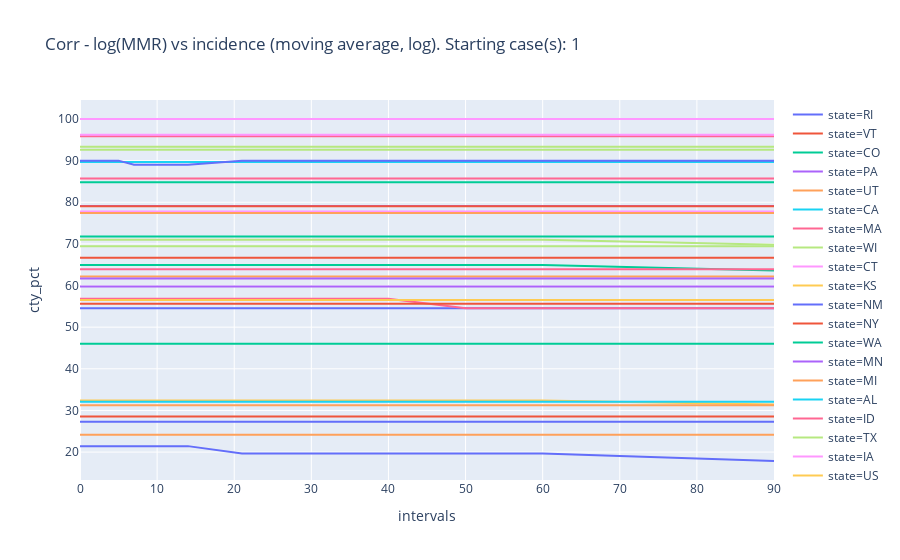

The code cell stored with this chart in its notebook:
### Code cell
fig = px.line(df, x="intervals", y="cty_pct", color='state',title=title_name)
with open('covid_mmr_' + t.strftime('%m%d%y%H%M')+'.html', 'a') as f:
        f.write(fig.to_html(full_html=False, include_plotlyjs='cdn'))
fig.show()

### Figure 1 — Plotly figure (JSON) as saved in the notebook; plotly's stock layout.template omitted (floating-point values rounded to 4 significant figures)
{"data": [{"hoverlabel": {"namelength": 0}, "hovertemplate": "state=RI<br>intervals=%{x}<br>cty_pct=%{y}", "legendgroup": "state=RI", "line": {"color": "#636efa", "dash": "solid"}, "mode": "lines", "name": "state=RI", "showlegend": true, "type": "scatter", "x": [0, 3, 5, 7, 10, 14, 21, 30, 40, 50, 60, 90], "xaxis": "x", "y": [100, 100, 100, 100, 100, 100, 100, 100, 100, 100, 100, 100], "yaxis": "y"}, {"hoverlabel": {"namelength": 0}, "hovertemplate": "state=VT<br>intervals=%{x}<br>cty_pct=%{y}", "legendgroup": "state=VT", "line": {"color": "#EF553B", "dash": "solid"}, "mode": "lines", "name": "state=VT", "showlegend": true, "type": "scatter", "x": [0, 3, 5, 7, 10, 14, 21, 30, 40, 50, 60, 90], "xaxis": "x", "y": [28.57, 28.57, 28.57, 28.57, 28.57, 28.57, 28.57, 28.57, 28.57, 28.57, 28.57, 28.57], "yaxis": "y"}, {"hoverlabel": {"namelength": 0}, "hovertemplate": "state=CO<br>intervals=%{x}<br>cty_pct=%{y}", "legendgroup": "state=CO", "line": {"color": "#00cc96", "dash": "solid"}, "mode": "lines", "name": "state=CO", "showlegend": true, "type": "scatter", "x": [0, 3, 5, 7, 10, 14, 21, 30, 40, 50, 60, 90], "xaxis": "x", "y": [46.03, 46.03, 46.03, 46.03, 46.03, 46.03, 46.03, 46.03, 46.03, 46.03, 46.03, 46.03], "yaxis": "y"}, {"hoverlabel": {"namelength": 0}, "hovertemplate": "state=PA<br>intervals=%{x}<br>cty_pct=%{y}", "legendgroup": "state=PA", "line": {"color": "#ab63fa", "dash": "solid"}, "mode": "lines", "name": "state=PA", "showlegend": true, "type": "scatter", "x": [0, 3, 5, 7, 10, 14, 21, 30, 40, 50, 60, 90], "xaxis": "x", "y": [79.1, 79.1, 79.1, 79.1, 79.1, 79.1, 79.1, 79.1, 79.1, 79.1, 79.1, 79.1], "yaxis": "y"}, {"hoverlabel": {"namelength": 0}, "hovertemplate": "state=UT<br>intervals=%{x}<br>cty_pct=%{y}", "legendgroup": "state=UT", "line": {"color": "#FFA15A", "dash": "solid"}, "mode": "lines", "name": "state=UT", "showlegend": true, "type": "scatter", "x": [0, 3, 5, 7, 10, 14, 21, 30, 40, 50, 60, 90], "xaxis": "x", "y": [24.14, 24.14, 24.14, 24.14, 24.14, 24.14, 24.14, 24.14, 24.14, 24.14, 24.14, 24.14], "yaxis": "y"}, {"hoverlabel": {"namelength": 0}, "hovertemplate": "state=CA<br>intervals=%{x}<br>cty_pct=%{y}", "legendgroup": "state=CA", "line": {"color": "#19d3f3", "dash": "solid"}, "mode": "lines", "name": "state=CA", "showlegend": true, "type": "scatter", "x": [0, 3, 5, 7, 10, 14, 21, 30, 40, 50, 60, 90], "xaxis": "x", "y": [89.66, 89.66, 89.66, 89.66, 89.66, 89.66, 89.66, 89.66, 89.66, 89.66, 89.66, 89.66], "yaxis": "y"}, {"hoverlabel": {"namelength": 0}, "hovertemplate": "state=MA<br>intervals=%{x}<br>cty_pct=%{y}", "legendgroup": "state=MA", "line": {"color": "#FF6692", "dash": "solid"}, "mode": "lines", "name": "state=MA", "showlegend": true, "type": "scatter", "x": [0, 3, 5, 7, 10, 14, 21, 30, 40, 50, 60, 90], "xaxis": "x", "y": [85.71, 85.71, 85.71, 85.71, 85.71, 85.71, 85.71, 85.71, 85.71, 85.71, 85.71, 85.71], "yaxis": "y"}, {"hoverlabel": {"namelength": 0}, "hovertemplate": "state=WI<br>intervals=%{x}<br>cty_pct=%{y}", "legendgroup": "state=WI", "line": {"color": "#B6E880", "dash": "solid"}, "mode": "lines", "name": "state=WI", "showlegend": true, "type": "scatter", "x": [0, 3, 5, 7, 10, 14, 21, 30, 40, 50, 60, 90], "xaxis": "x", "y": [69.44, 69.44, 69.44, 69.44, 69.44, 69.44, 69.44, 69.44, 69.44, 69.44, 69.44, 69.44], "yaxis": "y"}, {"hoverlabel": {"namelength": 0}, "hovertemplate": "state=CT<br>intervals=%{x}<br>cty_pct=%{y}", "legendgroup": "state=CT", "line": {"color": "#FF97FF", "dash": "solid"}, "mode": "lines", "name": "state=CT", "showlegend": true, "type": "scatter", "x": [0, 3, 5, 7, 10, 14, 21, 30, 40, 50, 60, 90], "xaxis": "x", "y": [100, 100, 100, 100, 100, 100, 100, 100, 100, 100, 100, 100], "yaxis": "y"}, {"hoverlabel": {"namelength": 0}, "hovertemplate": "state=KS<br>intervals=%{x}<br>cty_pct=%{y}", "legendgroup": "state=KS", "line": {"color": "#FECB52", "dash": "solid"}, "mode": "lines", "name": "state=KS", "showlegend": true, "type": "scatter", "x": [0, 3, 5, 7, 10, 14, 21, 30, 40, 50, 60, 90], "xaxis": "x", "y": [32.38, 32.38, 32.38, 32.38, 32.38, 32.38, 32.38, 32.38, 32.38, 32.38, 32.38, 31.43], "yaxis": "y"}, {"hoverlabel": {"namelength": 0}, "hovertemplate": "state=NM<br>intervals=%{x}<br>cty_pct=%{y}", "legendgroup": "state=NM", "line": {"color": "#636efa", "dash": "solid"}, "mode": "lines", "name": "state=NM", "showlegend": true, "type": "scatter", "x": [0, 3, 5, 7, 10, 14, 21, 30, 40, 50, 60, 90], "xaxis": "x", "y": [54.55, 54.55, 54.55, 54.55, 54.55, 54.55, 54.55, 54.55, 54.55, 54.55, 54.55, 54.55], "yaxis": "y"}, {"hoverlabel": {"namelength": 0}, "hovertemplate": "state=NY<br>intervals=%{x}<br>cty_pct=%{y}", "legendgroup": "state=NY", "line": {"color": "#EF553B", "dash": "solid"}, "mode": "lines", "name": "state=NY", "showlegend": true, "type": "scatter", "x": [0, 3, 5, 7, 10, 14, 21, 30, 40, 50, 60, 90], "xaxis": "x", "y": [79.03, 79.03, 79.03, 79.03, 79.03, 79.03, 79.03, 79.03, 79.03, 79.03, 79.03, 79.03], "yaxis": "y"}, {"hoverlabel": {"namelength": 0}, "hovertemplate": "state=WA<br>intervals=%{x}<br>cty_pct=%{y}", "legendgroup": "state=WA", "line": {"color": "#00cc96", "dash": "solid"}, "mode": "lines", "name": "state=WA", "showlegend": true, "type": "scatter", "x": [0, 3, 5, 7, 10, 14, 21, 30, 40, 50, 60, 90], "xaxis": "x", "y": [71.79, 71.79, 71.79, 71.79, 71.79, 71.79, 71.79, 71.79, 71.79, 71.79, 71.79, 71.79], "yaxis": "y"}, {"hoverlabel": {"namelength": 0}, "hovertemplate": "state=MN<br>intervals=%{x}<br>cty_pct=%{y}", "legendgroup": "state=MN", "line": {"color": "#ab63fa", "dash": "solid"}, "mode": "lines", "name": "state=MN", "showlegend": true, "type": "scatter", "x": [0, 3, 5, 7, 10, 14, 21, 30, 40, 50, 60, 90], "xaxis": "x", "y": [59.77, 59.77, 59.77, 59.77, 59.77, 59.77, 59.77, 59.77, 59.77, 59.77, 59.77, 59.77], "yaxis": "y"}, {"hoverlabel": {"namelength": 0}, "hovertemplate": "state=MI<br>intervals=%{x}<br>cty_pct=%{y}", "legendgroup": "state=MI", "line": {"color": "#FFA15A", "dash": "solid"}, "mode": "lines", "name": "state=MI", "showlegend": true, "type": "scatter", "x": [0, 3, 5, 7, 10, 14, 21, 30, 40, 50, 60, 90], "xaxis": "x", "y": [62.2, 62.2, 62.2, 62.2, 62.2, 62.2, 62.2, 62.2, 62.2, 62.2, 62.2, 62.2], "yaxis": "y"}, {"hoverlabel": {"namelength": 0}, "hovertemplate": "state=AL<br>intervals=%{x}<br>cty_pct=%{y}", "legendgroup": "state=AL", "line": {"color": "#19d3f3", "dash": "solid"}, "mode": "lines", "name": "state=AL", "showlegend": true, "type": "scatter", "x": [0, 3, 5, 7, 10, 14, 21, 30, 40, 50, 60, 90], "xaxis": "x", "y": [100, 100, 100, 100, 100, 100, 100, 100, 100, 100, 100, 100], "yaxis": "y"}, {"hoverlabel": {"namelength": 0}, "hovertemplate": "state=ID<br>intervals=%{x}<br>cty_pct=%{y}", "legendgroup": "state=ID", "line": {"color": "#FF6692", "dash": "solid"}, "mode": "lines", "name": "state=ID", "showlegend": true, "type": "scatter", "x": [0, 3, 5, 7, 10, 14, 21, 30, 40, 50, 60, 90], "xaxis": "x", "y": [56.82, 56.82, 56.82, 56.82, 56.82, 56.82, 56.82, 56.82, 56.82, 54.55, 54.55, 54.55], "yaxis": "y"}, {"hoverlabel": {"namelength": 0}, "hovertemplate": "state=TX<br>intervals=%{x}<br>cty_pct=%{y}", "legendgroup": "state=TX", "line": {"color": "#B6E880", "dash": "solid"}, "mode": "lines", "name": "state=TX", "showlegend": true, "type": "scatter", "x": [0, 3, 5, 7, 10, 14, 21, 30, 40, 50, 60, 90], "xaxis": "x", "y": [71.02, 71.02, 71.02, 71.02, 71.02, 71.02, 71.02, 71.02, 71.02, 71.02, 71.02, 69.8], "yaxis": "y"}, {"hoverlabel": {"namelength": 0}, "hovertemplate": "state=IA<br>intervals=%{x}<br>cty_pct=%{y}", "legendgroup": "state=IA", "line": {"color": "#FF97FF", "dash": "solid"}, "mode": "lines", "name": "state=IA", "showlegend": true, "type": "scatter", "x": [0, 3, 5, 7, 10, 14, 21, 30, 40, 50, 60, 90], "xaxis": "x", "y": [77.78, 77.78, 77.78, 77.78, 77.78, 77.78, 77.78, 77.78, 77.78, 77.78, 77.78, 77.78], "yaxis": "y"}, {"hoverlabel": {"namelength": 0}, "hovertemplate": "state=US<br>intervals=%{x}<br>cty_pct=%{y}", "legendgroup": "state=US", "line": {"color": "#FECB52", "dash": "solid"}, "mode": "lines", "name": "state=US", "showlegend": true, "type": "scatter", "x": [0, 3, 5, 7, 10, 14, 21, 30, 40, 50, 60, 90], "xaxis": "x", "y": [100, 100, 100, 100, 100, 100, 100, 100, 100, 100, 100, 100], "yaxis": "y"}, {"hoverlabel": {"namelength": 0}, "hovertemplate": "state=SD<br>intervals=%{x}<br>cty_pct=%{y}", "legendgroup": "state=SD", "line": {"color": "#636efa", "dash": "solid"}, "mode": "lines", "name": "state=SD", "showlegend": true, "type": "scatter", "x": [0, 3, 5, 7, 10, 14, 21, 30, 40, 50, 60, 90], "xaxis": "x", "y": [27.27, 27.27, 27.27, 27.27, 27.27, 27.27, 27.27, 27.27, 27.27, 27.27, 27.27, 27.27], "yaxis": "y"}, {"hoverlabel": {"namelength": 0}, "hovertemplate": "state=IL<br>intervals=%{x}<br>cty_pct=%{y}", "legendgroup": "state=IL", "line": {"color": "#EF553B", "dash": "solid"}, "mode": "lines", "name": "state=IL", "showlegend": true, "type": "scatter", "x": [0, 3, 5, 7, 10, 14, 21, 30, 40, 50, 60, 90], "xaxis": "x", "y": [66.67, 66.67, 66.67, 66.67, 66.67, 66.67, 66.67, 66.67, 66.67, 66.67, 66.67, 66.67], "yaxis": "y"}, {"hoverlabel": {"namelength": 0}, "hovertemplate": "state=OK<br>intervals=%{x}<br>cty_pct=%{y}", "legendgroup": "state=OK", "line": {"color": "#00cc96", "dash": "solid"}, "mode": "lines", "name": "state=OK", "showlegend": true, "type": "scatter", "x": [0, 3, 5, 7, 10, 14, 21, 30, 40, 50, 60, 90], "xaxis": "x", "y": [64.94, 64.94, 64.94, 64.94, 64.94, 64.94, 64.94, 64.94, 64.94, 64.94, 64.94, 63.64], "yaxis": "y"}, {"hoverlabel": {"namelength": 0}, "hovertemplate": "state=KY<br>intervals=%{x}<br>cty_pct=%{y}", "legendgroup": "state=KY", "line": {"color": "#ab63fa", "dash": "solid"}, "mode": "lines", "name": "state=KY", "showlegend": true, "type": "scatter", "x": [0, 3, 5, 7, 10, 14, 21, 30, 40, 50, 60, 90], "xaxis": "x", "y": [61.67, 61.67, 61.67, 61.67, 61.67, 61.67, 61.67, 61.67, 61.67, 61.67, 61.67, 61.67], "yaxis": "y"}, {"hoverlabel": {"namelength": 0}, "hovertemplate": "state=ME<br>intervals=%{x}<br>cty_pct=%{y}", "legendgroup": "state=ME", "line": {"color": "#FFA15A", "dash": "solid"}, "mode": "lines", "name": "state=ME", "showlegend": true, "type": "scatter", "x": [0, 3, 5, 7, 10, 14, 21, 30, 40, 50, 60, 90], "xaxis": "x", "y": [31.25, 31.25, 31.25, 31.25, 31.25, 31.25, 31.25, 31.25, 31.25, 31.25, 31.25, 31.25], "yaxis": "y"}, {"hoverlabel": {"namelength": 0}, "hovertemplate": "state=NJ<br>intervals=%{x}<br>cty_pct=%{y}", "legendgroup": "state=NJ", "line": {"color": "#19d3f3", "dash": "solid"}, "mode": "lines", "name": "state=NJ", "showlegend": true, "type": "scatter", "x": [0, 3, 5, 7, 10, 14, 21, 30, 40, 50, 60, 90], "xaxis": "x", "y": [100, 100, 100, 100, 100, 100, 100, 100, 100, 100, 100, 100], "yaxis": "y"}, {"hoverlabel": {"namelength": 0}, "hovertemplate": "state=MD<br>intervals=%{x}<br>cty_pct=%{y}", "legendgroup": "state=MD", "line": {"color": "#FF6692", "dash": "solid"}, "mode": "lines", "name": "state=MD", "showlegend": true, "type": "scatter", "x": [0, 3, 5, 7, 10, 14, 21, 30, 40, 50, 60, 90], "xaxis": "x", "y": [95.83, 95.83, 95.83, 95.83, 95.83, 95.83, 95.83, 95.83, 95.83, 95.83, 95.83, 95.83], "yaxis": "y"}, {"hoverlabel": {"namelength": 0}, "hovertemplate": "state=AZ<br>intervals=%{x}<br>cty_pct=%{y}", "legendgroup": "state=AZ", "line": {"color": "#B6E880", "dash": "solid"}, "mode": "lines", "name": "state=AZ", "showlegend": true, "type": "scatter", "x": [0, 3, 5, 7, 10, 14, 21, 30, 40, 50, 60, 90], "xaxis": "x", "y": [93.33, 93.33, 93.33, 93.33, 93.33, 93.33, 93.33, 93.33, 93.33, 93.33, 93.33, 93.33], "yaxis": "y"}, {"hoverlabel": {"namelength": 0}, "hovertemplate": "state=GA<br>intervals=%{x}<br>cty_pct=%{y}", "legendgroup": "state=GA", "line": {"color": "#FF97FF", "dash": "solid"}, "mode": "lines", "name": "state=GA", "showlegend": true, "type": "scatter", "x": [0, 3, 5, 7, 10, 14, 21, 30, 40, 50, 60, 90], "xaxis": "x", "y": [96.23, 96.23, 96.23, 96.23, 96.23, 96.23, 96.23, 96.23, 96.23, 96.23, 96.23, 96.23], "yaxis": "y"}, {"hoverlabel": {"namelength": 0}, "hovertemplate": "state=LA<br>intervals=%{x}<br>cty_pct=%{y}", "legendgroup": "state=LA", "line": {"color": "#FECB52", "dash": "solid"}, "mode": "lines", "name": "state=LA", "showlegend": true, "type": "scatter", "x": [0, 3, 5, 7, 10, 14, 21, 30, 40, 50, 60, 90], "xaxis": "x", "y": [100, 100, 100, 100, 100, 100, 100, 100, 100, 100, 100, 100], "yaxis": "y"}, {"hoverlabel": {"namelength": 0}, "hovertemplate": "state=NC<br>intervals=%{x}<br>cty_pct=%{y}", "legendgroup": "state=NC", "line": {"color": "#636efa", "dash": "solid"}, "mode": "lines", "name": "state=NC", "showlegend": true, "type": "scatter", "x": [0, 3, 5, 7, 10, 14, 21, 30, 40, 50, 60, 90], "xaxis": "x", "y": [90, 90, 90, 89, 89, 89, 90, 90, 90, 90, 90, 90], "yaxis": "y"}, {"hoverlabel": {"namelength": 0}, "hovertemplate": "state=MO<br>intervals=%{x}<br>cty_pct=%{y}", "legendgroup": "state=MO", "line": {"color": "#EF553B", "dash": "solid"}, "mode": "lines", "name": "state=MO", "showlegend": true, "type": "scatter", "x": [0, 3, 5, 7, 10, 14, 21, 30, 40, 50, 60, 90], "xaxis": "x", "y": [55.65, 55.65, 55.65, 55.65, 55.65, 55.65, 55.65, 55.65, 55.65, 55.65, 55.65, 55.65], "yaxis": "y"}, {"hoverlabel": {"namelength": 0}, "hovertemplate": "state=IN<br>intervals=%{x}<br>cty_pct=%{y}", "legendgroup": "state=IN", "line": {"color": "#00cc96", "dash": "solid"}, "mode": "lines", "name": "state=IN", "showlegend": true, "type": "scatter", "x": [0, 3, 5, 7, 10, 14, 21, 30, 40, 50, 60, 90], "xaxis": "x", "y": [84.78, 84.78, 84.78, 84.78, 84.78, 84.78, 84.78, 84.78, 84.78, 84.78, 84.78, 84.78], "yaxis": "y"}, {"hoverlabel": {"namelength": 0}, "hovertemplate": "state=SC<br>intervals=%{x}<br>cty_pct=%{y}", "legendgroup": "state=SC", "line": {"color": "#ab63fa", "dash": "solid"}, "mode": "lines", "name": "state=SC", "showlegend": true, "type": "scatter", "x": [0, 3, 5, 7, 10, 14, 21, 30, 40, 50, 60, 90], "xaxis": "x", "y": [100, 100, 100, 100, 100, 100, 100, 100, 100, 100, 100, 100], "yaxis": "y"}, {"hoverlabel": {"namelength": 0}, "hovertemplate": "state=VA<br>intervals=%{x}<br>cty_pct=%{y}", "legendgroup": "state=VA", "line": {"color": "#FFA15A", "dash": "solid"}, "mode": "lines", "name": "state=VA", "showlegend": true, "type": "scatter", "x": [0, 3, 5, 7, 10, 14, 21, 30, 40, 50, 60, 90], "xaxis": "x", "y": [77.44, 77.44, 77.44, 77.44, 77.44, 77.44, 77.44, 77.44, 77.44, 77.44, 77.44, 77.44], "yaxis": "y"}, {"hoverlabel": {"namelength": 0}, "hovertemplate": "state=ND<br>intervals=%{x}<br>cty_pct=%{y}", "legendgroup": "state=ND", "line": {"color": "#19d3f3", "dash": "solid"}, "mode": "lines", "name": "state=ND", "showlegend": true, "type": "scatter", "x": [0, 3, 5, 7, 10, 14, 21, 30, 40, 50, 60, 90], "xaxis": "x", "y": [32.08, 32.08, 32.08, 32.08, 32.08, 32.08, 32.08, 32.08, 32.08, 32.08, 32.08, 32.08], "yaxis": "y"}, {"hoverlabel": {"namelength": 0}, "hovertemplate": "state=OR<br>intervals=%{x}<br>cty_pct=%{y}", "legendgroup": "state=OR", "line": {"color": "#FF6692", "dash": "solid"}, "mode": "lines", "name": "state=OR", "showlegend": true, "type": "scatter", "x": [0, 3, 5, 7, 10, 14, 21, 30, 40, 50, 60, 90], "xaxis": "x", "y": [63.89, 63.89, 63.89, 63.89, 63.89, 63.89, 63.89, 63.89, 63.89, 63.89, 63.89, 63.89], "yaxis": "y"}, {"hoverlabel": {"namelength": 0}, "hovertemplate": "state=TN<br>intervals=%{x}<br>cty_pct=%{y}", "legendgroup": "state=TN", "line": {"color": "#B6E880", "dash": "solid"}, "mode": "lines", "name": "state=TN", "showlegend": true, "type": "scatter", "x": [0, 3, 5, 7, 10, 14, 21, 30, 40, 50, 60, 90], "xaxis": "x", "y": [92.63, 92.63, 92.63, 92.63, 92.63, 92.63, 92.63, 92.63, 92.63, 92.63, 92.63, 92.63], "yaxis": "y"}, {"hoverlabel": {"namelength": 0}, "hovertemplate": "state=FL<br>intervals=%{x}<br>cty_pct=%{y}", "legendgroup": "state=FL", "line": {"color": "#FF97FF", "dash": "solid"}, "mode": "lines", "name": "state=FL", "showlegend": true, "type": "scatter", "x": [0, 3, 5, 7, 10, 14, 21, 30, 40, 50, 60, 90], "xaxis": "x", "y": [100, 100, 100, 100, 100, 100, 100, 100, 100, 100, 100, 100], "yaxis": "y"}, {"hoverlabel": {"namelength": 0}, "hovertemplate": "state=WY<br>intervals=%{x}<br>cty_pct=%{y}", "legendgroup": "state=WY", "line": {"color": "#FECB52", "dash": "solid"}, "mode": "lines", "name": "state=WY", "showlegend": true, "type": "scatter", "x": [0, 3, 5, 7, 10, 14, 21, 30, 40, 50, 60, 90], "xaxis": "x", "y": [56.52, 56.52, 56.52, 56.52, 56.52, 56.52, 56.52, 56.52, 56.52, 56.52, 56.52, 56.52], "yaxis": "y"}, {"hoverlabel": {"namelength": 0}, "hovertemplate": "state=MT<br>intervals=%{x}<br>cty_pct=%{y}", "legendgroup": "state=MT", "line": {"color": "#636efa", "dash": "solid"}, "mode": "lines", "name": "state=MT", "showlegend": true, "type": "scatter", "x": [0, 3, 5, 7, 10, 14, 21, 30, 40, 50, 60, 90], "xaxis": "x", "y": [21.43, 21.43, 21.43, 21.43, 21.43, 21.43, 19.64, 19.64, 19.64, 19.64, 19.64, 17.86], "yaxis": "y"}], "layout": {"legend": {"tracegroupgap": 0}, "title": {"text": "Corr - log(MMR) vs incidence (moving average, log). Starting case(s): 1"}, "xaxis": {"anchor": "y", "domain": [0, 1], "title": {"text": "intervals"}}, "yaxis": {"anchor": "x", "domain": [0, 1], "title": {"text": "cty_pct"}}}}
